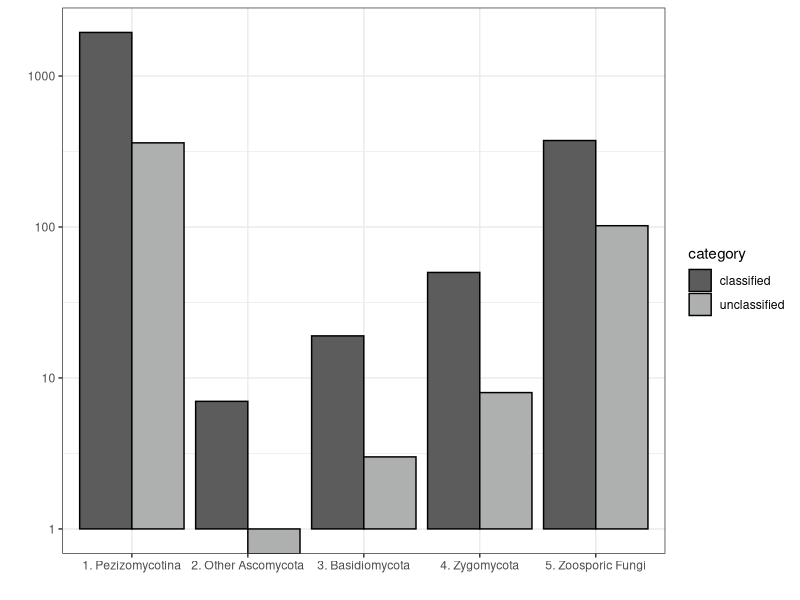

This figure's R source:
library(ggplot2)

dat <- read.table("Classified_vs_Unclassified_by_Clade_Info.txt", header=T, sep='\t')

colors <- c('#5b5c5b', '#aeb0af')
names(colors) <- c('classified', 'unclassified')

pdf("Classified_vs_Unclassified_by_Clade_Info.pdf", height=5, width=10)
ggplot(dat, aes(x=clade, y=count, fill=category)) + geom_bar(color='black', stat='identity', position='dodge') + theme_bw() + xlab("") + ylab("") + scale_fill_manual(values=colors) + scale_y_log10()
dev.off()
